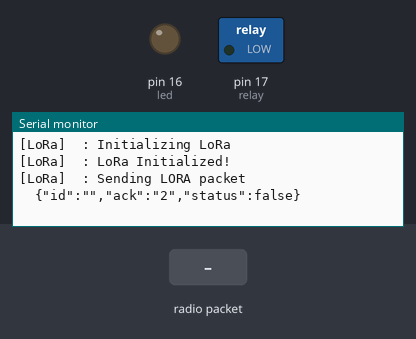
The sketch below on a simulated Arduino Uno, built for the host (arithmetic inside an expression is 32-bit, double 64-bit). On the bench: switched loads named in the sketch (green lamp = pin HIGH), output pins drawn as LEDs (lit = HIGH), the last lines printed to the serial monitor. The test bench sets the inputs (shaded band). No radio packets arrive unless stated.

Above: at 3.2 s.
3.3 s: radio packet "LoRa_1" arrives
At 4.1 s:
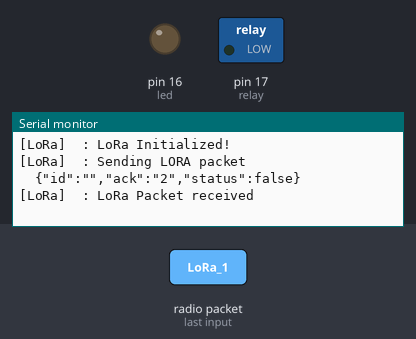
4.8 s: radio packet "1" arrives
At 6.5 s:
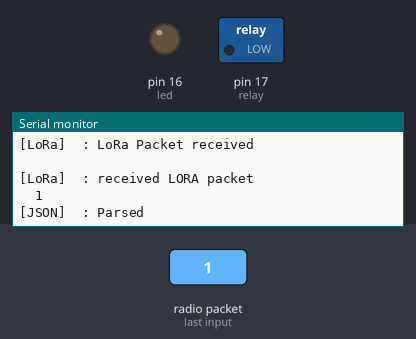

The sketch:

lora_ack.ino
```cpp
#include "lora.h"
#include "json.h"
#define relay 17
#define led 16
#define buffer_size 50
bool valid_data_rxvd=false;
char state[10];
extern char device_id[10];
bool flag;
extern bool status_var;
unsigned long       interval_delay = 0;
unsigned long       start_time = 0;
uint8_t sync_word=0xBB; const unsigned long frequency=865E6;
void send_ack()
{
  char send_buf[50]={0};
  create_json_object(send_buf,sizeof(send_buf));
  send_lora_data(send_buf);
  memset(state,'\0',sizeof(state));
 }
void setup()
{
 Serial.begin(115200);
 delay(2000);
 while(!Serial);
 init_lora(frequency,sync_word);
 pinMode(led,OUTPUT);
 pinMode(relay,OUTPUT);
 digitalWrite(led,0);
 digitalWrite(relay,0);
}
void loop()
{
   char buf[200]={0};
   int val;
  if(receive_lora_packet(buf))
  {
    if(strlen(buf) < buffer_size)
    {
     parse_json(buf,sizeof(buf));
     if(strcmp(device_id,"LoRa_1") == 0)
     {
     if(valid_data_rxvd)
     {
      val=atoi(state);
      switch(val)
      {
      case 0:
      {status_var =  0;
      digitalWrite(led,status_var);
      digitalWrite(relay,status_var);
      Serial.println("LED:OFF");
      Serial.println("RELAY:OFF");
      Serial.println("ACK_OFF SENT");
      send_ack();
        }break;
        case 1:
        { status_var = 1;
      digitalWrite(led,status_var);
      digitalWrite(relay,status_var);
      Serial.println("LED:ON");
      Serial.println("RELAY:ON");
      Serial.println("ACK_ON SENT");
       send_ack();
      }break;
      }
      valid_data_rxvd=false;
      }
    }
   }
  }
    if((millis() - start_time) > interval_delay)
     {
       char tx_packet_buffer[50] = {0};
         flag = 1;
         create_json_object(tx_packet_buffer, sizeof(tx_packet_buffer));
         send_lora_data(tx_packet_buffer);
         start_time = millis();
         interval_delay = 31000;
       }
    delay(1);
}
```

json.cpp
```cpp
// (licence header left out)
/*!
   @file     json.cpp
*/
#include <ArduinoJson.h>
#include <Arduino.h>
#include "json.h"
//#include "device_config.h"
extern bool valid_data_rxvd;
extern char state[10];
extern bool flag;
bool status_var;
char device_id[10];

//extern struct   device_info dev_info;
//extern String   received_device_id;
//extern String   pb_state;
//extern String   ppm_val;
/*!
   @var           bool ack
   @brief         flag to acknowledge the node that lora packet is received  .
*/
//bool LoRa_ack;

/*!
   @fn          void  create_json_object(char *tx_packet_buffer, const uint8_t tx_packet_buffer_size).
   @brief       creates JSON object.
   @param[out]  tx_packet_buffer Base address of a buffer in which JSON object to be stored
   @param[in]   tx_packet_buffer_size Size of the tx_packet_buffer
*/
void create_json_object( char *tx_packet_buffer, const uint8_t tx_packet_buffer_size)
{
#if ARDUINOJSON_VERSION_MAJOR==6
  StaticJsonDocument<150> jsonBuffer;
  JsonObject root = jsonBuffer.to<JsonObject>();
#else
  StaticJsonBuffer<150> jsonBuffer;
  JsonObject &root = jsonBuffer.createObject();
#endif
  root["id"]    =device_id;
  if(strcmp(state,"1") == 0)
  {
  root["ack"]   ="1";
  flag=0;
  }
   else if(strcmp(state,"0") == 0)
  {
    root["ack"]   ="0";
   flag=0;
   }
   else if(flag==1)
   {
    root["ack"] = "2";
    root["status"] = status_var;
    flag=0;
    }
#if ARDUINOJSON_VERSION_MAJOR==6
  //serializeJsonPretty(root, tx_packet_buffer,tx_packet_buffer_size);
  serializeJson(root, tx_packet_buffer, tx_packet_buffer_size);
#else
  //root.prettyPrintTo(tx_packet_buffer, tx_packet_buffer_size);
  root.printTo(tx_packet_buffer, tx_packet_buffer_size);
#endif
}

/*!
   @fn        bool parse_json(char *packet_buffer,const uint8_t packet_buffer_size).
   @brief     Parses the JSON and values are extracted according to known keys.
   @param[in] packet_buffer base address of the memory location from where JSON object is stored.
   @param[in] packet_buffer_size size of the JSON object.

   @return
        - Returns true, if JSON parsing is successful.
        - Returns false, if JSON parsing fails.
*/

bool parse_json(char *packet_buffer, const uint8_t packet_buffer_size)
{
  char buff[100];
  memcpy(buff, packet_buffer, 100);
#if ARDUINOJSON_VERSION_MAJOR==6
  StaticJsonDocument<100> root;

#else
  StaticJsonBuffer<100> jsonBuffer;
  JsonObject& root = jsonBuffer.parseObject(buff);
#endif

#if ARDUINOJSON_VERSION_MAJOR==6

  // Loop through all the key-value pairs in obj

  DeserializationError error = deserializeJson(root, buff);
  if (error)
  {
    Serial.print(F("[JSON]\t: deserializeJson() failed: "));
    Serial.println(error.c_str());
    return false;
  }
#else
  if (!root.success())
  {
    Serial.println(F("\n[ERROR]\t: JSON parsing failed"));
    return false;
  }
#endif
  Serial.println(F("\n[JSON]\t: Parsed"));
 char s[10];
   strcpy(s,root["s"]);
   strcpy(device_id,root["id"]);
  valid_data_rxvd=true;
    strcpy(state,s);
   return true;
}

/** End of File Copyright ******************************************

   Copyright (c) DELTA THINGS Pvt Ltd as an unpublished work
   THIS SOFTWARE AND/OR MATERIAL IS THE PROPERTY OF
   DELTA THINGS Pvt Ltd.  ALL USE, DISCLOSURE, AND/OR
   REPRODUCTION NOT SPECIFICALLY AUTHORIZED BY
   DELTA THINGS Pvt Ltd IS PROHIBITED.

 *******************************************************************/
```

json.h
```cpp
// (licence header left out)
/*!
 *  @file      json.h
 *  @brief     JSON serialization and deserialization functions
 *  @details   Serialize and deserialise JSON object.
 *  @author    Delta Things.
 *  @version   1.0
 *  @date      15 March 2019
 *  @pre       First initialize the system.
 *  @bug       Not detected any.
 *  @copyright (c) DELTA THINGS Pvt Ltd.
 */
#ifndef _JSON_H_
#define _JSON_H_

bool  parse_json(char *packet_buffer,const uint8_t packet_buffer_size);


void  create_json_object(char *tx_packet_buffer, const uint8_t tx_packet_buffer_size);


#endif /* _JASON_H_ */

/************************LOGS***************************************
 * 1. Function definition changed (3/may/2019)
 *    void  parse_json(char *packet_buffer,uint8_t packet_buffer_size);
 *    void  parse_json(char *packet_buffer,const uint8_t packet_buffer_size);
 * 2. Function definition changed (12/June/1993)
 *    bool  parse_json(char *packet_buffer,const uint8_t packet_buffer_size);
 */
/** End of File Copyright ******************************************
 *
 * Copyright (c) DELTA THINGS Pvt Ltd as an unpublished work
 * THIS SOFTWARE AND/OR MATERIAL IS THE PROPERTY OF
 * DELTA THINGS Pvt Ltd.  ALL USE, DISCLOSURE, AND/OR
 * REPRODUCTION NOT SPECIFICALLY AUTHORIZED BY
 * DELTA THINGS Pvt Ltd IS PROHIBITED.
 *
 *******************************************************************/
```

lora.cpp
```cpp
// (licence header left out)
/*!
 *  @file       lora.cpp
 *  @brief      LoRa Rx Tx functions
 *  @author     Delta Things
 *  @version    1.0
 *  @date       12 December 2018
 *  @pre        First initialize the system.
 *  @bug        Not detected any.
 *  @copyright  (c) DELTA THINGS Pvt Ltd.
 */
//#include "device_config.h"
#define SERIAL_DEBUG true
#include "lora.h"
/*!
  @fn      void init_lora (const unsigned long frequency,const  uint8_t sync_word)
 * @brief   initialises the LoRa subsystem with specific frequency.
 * @param[in]   frequency Frequency according to ISM Band in your region (i.e 433/868/915 MHz).
 *        - 433E6 for Asia
 *        - 866E6 for Europe/INDIA
 *        - 915E6 for North America
 * @param[in]   sync_word Unique synchronisation value from 0x00 - 0xFF.
 */
void init_lora(const unsigned long frequency, const  uint8_t sync_word)
{
  int lora_set = 0;
  //setup LoRa transceiver module
  SPI.begin(14,12,13,NSS);
  LoRa.setPins(NSS, RESET, DIO0);

  //replace the LoRa.begin(---E-) argument with your location's frequency
  //433E6 for Asia
  //866E6 for Europe/INDIA
  //915E6 for North America
  int lora_init_retry_count = 0;
//#ifdef SERIAL_DEBUG
#if SERIAL_DEBUG == true
  Serial.println("\n[LoRa]\t: Initializing LoRa");
#endif
//#endif
  while (!LoRa.begin(frequency))// && lora_init_retry_count++ <= 10)
  {
    Serial.print(".");
    delay(100);
  }
  // The sync word assures you don't get LoRa messages from other LoRa transceivers
  // ranges from 0-0xFF
  LoRa.setSyncWord(sync_word);
  LoRa.enableCrc();
  //Put LoRa module on continuous receive mode.
  LoRa.receive();
//#ifdef SERIAL_DEBUG
#if SERIAL_DEBUG == true
  Serial.println("\n[LoRa]\t: LoRa Initialized!");
#endif
//#endif
}

/*!
 * @fn      void send_lora_data(char *tx_packet_buffer)
 * @brief   Sends LoRa packet frame over the AIR.
 * @param[in]   tx_packet_buffer Base address of a character array buffer to be sent.
 */
void send_lora_data(char *tx_packet_buffer)
{

  //Send LoRa packet to receiver
  LoRa.beginPacket();
  LoRa.print(tx_packet_buffer);
  LoRa.endPacket();
//#ifdef SERIAL_DEBUG
#if SERIAL_DEBUG == true
  Serial.print("\n[LoRa]\t: Sending LORA packet\n\t");
  Serial.print(tx_packet_buffer);
  Serial.println("\n");
#endif
//#endif
}

/*!
 * @fn      bool receive_lora_packet(char *rx_packet_buffer)
 * @brief   Receives LoRa packet.
 * @param[out]   rx_packet_buffer Base address of a character array where received data to be stored.
 * @return   boolean value
 *        - true if LoRa packet of non zero length is received.
 *        - false if No LoRa packet received.
 */
bool receive_lora_packet(char *rx_packet_buffer)
{
     rx_packet_buffer[0]='\0';
  int packet_size = LoRa.parsePacket();
  if (packet_size)
  {
    String LoRa_Data;// received a packet
    Serial.println("\n");
    Serial.print("\n[LoRa]\t: LoRa Packet received\n\t");

    // read packet
    while(LoRa.available())
    {
      LoRa_Data = LoRa.readString();
      //Serial.print(LoRa_Data);
      LoRa_Data.trim();

      LoRa_Data.toCharArray(rx_packet_buffer,LoRa_Data.length()+1);
    }
#if SERIAL_DEBUG == true
  Serial.print("\n[LoRa]\t: received LORA packet\n\t");
  Serial.print(rx_packet_buffer);
  Serial.println("\n");
#endif
   // Serial.print("\tRSSI :\t");
   // Serial.println(LoRa.packetRssi());
    return true;
  }
  return false;
}

/*!
 * @fn      void register_lora_callback(void (*lora_rx_callback)(int packet_size))
 * @brief   Registers callback function for LoRa Rx event.
 * @code {c}B
 * //User should implement below function
 * void lora_rx_callback(int packet_size)
 * {B
 *    //Do intented task here.
 * }
 *
 * // And then install it as callback function by calling
 * register_lora_callback(lora_rx_callback);
 * @endcode
 */
void register_lora_callback(void (*lora_rx_callback)(int packet_size))
{
  Serial.println("\n[LoRa]\t: Registering callback");
  LoRa.onReceive(lora_rx_callback);
  //put lora module in continuous rx mode
  LoRa.receive();
}
```

lora.h
```cpp
// (licence header left out)
/*!
 * @file    lora.h
 * @brief   LoRa Tx and Rx functions
 */
#ifndef _LORA_H_
#define _LORA_H_

#include <SPI.h>
#include <LoRa.h>

//define the pins used by the transceiver module
#if defined(__AVR_ATmega328P__) || defined(__AVR_ATmega168__)
/****************************************************************
 * LORA             |        Arduino UNO / Pro Mini             *
 * -------------------------------------------------------------*
 * MISO <------------------> MISO  (12)                         *
 * MOSI <------------------> MOSI  (11)                         *
 * CLK  <------------------> CLK   (13)                         *
 * NSS  <------------------> SS    (10)                         *
 * RST  <------------------> 9                                  *
 * DIO0 <------------------> 2                                  *
 ***************************************************************/
 /*!
  * @def NSS
  * @brief Chip select or Slave select
  */
  #define   NSS           10

 /*!
  * @def RESET
  * @brief RESET pin for LoRa module
  */
  #define   RESET         9

 /*!
  * @def DIO0
  * @brief Interrupt pin
  */
  #define   DIO0          2

#elif defined(ESP32)
/****************************************************************
 * LORA             |        TTGO 32 OLED   | LOLIN 32          *
 * -------------------------------------------------------------*
 * MISO <------------------>                |  19               *
 * MOSI <------------------>                |  23               *
 * CLK  <------------------>                |  18               *
 * NSS  <------------------> 18             |  5                *
 * RST  <------------------> 26             |  14               *
 * DIO0 <------------------> 2              |  2                *
 ***************************************************************/
  /*!
  * @def NSS
  * @brief Chip select or Slave select
  */
  #define   NSS           15
  /*!
  * @def RESET
  * @brief RESET pin for LoRa module
  */
  #define   RESET         27
   /*!
  * @def DIO0
  * @brief Interrupt pin
  */

  #define   DIO0          32
#elif defined(ESP8266)
/****************************************************************
 * LORA             |        NODE MCU                           *
 * -------------------------------------------------------------*
 * MISO <------------------> HMISO (D6)                         *
 * MOSI <------------------> HMOSI (D7)                         *
 * CLK  <------------------> HCLK  (D5)                         *
 * NSS  <------------------> HCS   (D8)                         *
 * RST  <------------------> D0                                 *
 * DIO0 <------------------> D2                                 *
 ***************************************************************/
  /*!
  * @def NSS
  * @brief Chip select or Slave select
  */
  #define   NSS           D8    //NodeMCU D8
    /*!
  * @def RESET
  * @brief RESET pin for LoRa module
  */
  #define   RESET         D0    //NodeMCU D0
   /*!
  * @def DIO0
  * @brief Interrupt pin
  */
  #define   DIO0          D2    //NodeMCU D2
#endif

void init_lora (const unsigned long frequency,const  uint8_t sync_word);

void send_lora_data (char *tx_packet_buffer);

bool receive_lora_packet (char *rx_packet_buffer);

void register_lora_callback(void (*lora_rx_callback)(int packet_size));

#endif /* _LORA_H_ */
```

Measured:
- after the input at 3.3 s, the serial monitor: prints a new line at once (image 1)
- after the input at 4.8 s, the serial monitor: prints a new line after 1.0 s (image 2)
